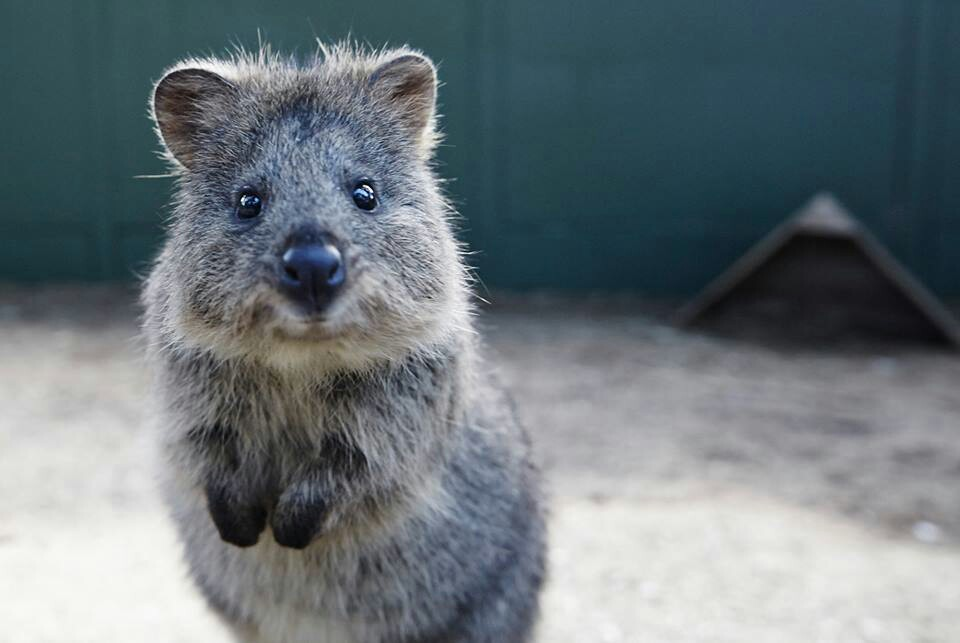
#> input picture pkg/imgaug/quokka.jpg, 960 x 643 px
$ python -i image_process_id.py   (imports and definitions only)
#> lines starting #> are read from the running program, lines starting #| are printed output that depends on the picture
#!/usr/bin/env python
# coding: utf-8


import requests
import numpy as np
import copy
import os
import random
import sys
import glob

from PIL import Image, ImageDraw
from skimage.util import random_noise
from ftplib import FTP
from io import BytesIO
from datetime import datetime

def get_image(url):
    return Image.open(requests.get(url, stream=True).raw)

def get_image_local(imgpath):
    return Image.open(imgpath)

# 裁剪 fix the border cal error 20201020
def cut(image, img_prefix, output_base_dir="./"):
    width, height = image.size
    # i代表裁剪后的相似度，9表示裁剪后的面积是原图的0.9=90%，那么边长应该是0.9^0.5=0.94868，因此border的比例应该是(1-0.9^0.5)/2
    for i in range(1, 10):
        border_ratio = (1-pow(i / 10, 0.5)) / 2
        #box = __box_to_int((width * fraction, height * fraction, width * (1 - fraction), height * (1 - fraction)))
        box = __box_to_int((width * border_ratio, height * border_ratio, width * (1 - border_ratio), height * (1 - border_ratio)))
        new_im = image.crop(box)
        #save file
        __save_file(new_im, "cut", img_prefix, f"{i/10:.1f}", output_base_dir=output_base_dir)

# 仿射变换
def geometrical_transform(image, img_prefix, output_base_dir="./"):

    # 旋转
    for i in range(0, 360, 45):
        new_im = image.rotate(i)
        # new_im.show()
        __save_file(new_im, "rotate", img_prefix, f"{i}deg", output_base_dir=output_base_dir)


    # 左右镜像
    new_im = image.transpose(Image.FLIP_LEFT_RIGHT)
    __save_file(new_im, "flip_left_right", img_prefix, "lr", output_base_dir=output_base_dir)

    # 上下镜像
    new_im = image.transpose(Image.FLIP_TOP_BOTTOM)
    __save_file(new_im, "flip_up_down", img_prefix, "ud", output_base_dir=output_base_dir)

# 加随机噪声，默认高斯
def add_noise(image, img_prefix, output_base_dir="./"):
    im_arr = np.asarray(image)

    # random_noise() method will convert image in [0, 255] to [0, 1.0],
    # inherently it use np.random.normal() to create normal distribution
    # and adds the generated noised back to image

    for i in range(1, 10):
        standard_deviation = i / 10  # 标准差

        # 默认高斯，其它可选mode: 'poisson', 'salt', 'pepper' ……
        noise_img = random_noise(im_arr, mode='gaussian', var=(1-standard_deviation) ** 2)
        noise_img = (255 * noise_img).astype(np.uint8)

        __save_file(Image.fromarray(noise_img), "noise", img_prefix, f"{standard_deviation:.1f}", output_base_dir=output_base_dir)


# 压缩图片
def compress_image(image, img_prefix, output_base_dir="./"):

    for i in range(1, 10):
        __save_file(image, "compress", img_prefix, f"q{i*10}", i * 10, output_base_dir=output_base_dir)


# 缩放图片
def resize(srcImg, img_prefix, output_base_dir="./"):
    w,h=srcImg.size
    # 得到一组不同resize值的图，用图片面积比例来代表相似度
    for i in range(10,100,10):
        j = pow(i / 100.0, 2)
        outImg=srcImg.resize((int(w*j),int(h*j)),Image.LANCZOS)
        __save_file(outImg, "resize", img_prefix, f"{i}pct", output_base_dir=output_base_dir)


# 拼接图片，高度匹配原图，待拼接图片会覆盖原有图片
# [22 lines left out: function join_image_match_height, not called in this run]


# 添加马赛克效果
def add_mosaic(image, img_prefix, output_base_dir="./"):
    """
    添加马赛克效果，通过降低图像分辨率然后放大来实现
    """
    width, height = image.size

    for i in range(1, 10):
        # 马赛克块大小，i越大马赛克越明显
        mosaic_size = i * 2  # 马赛克块大小从2x2到18x18

        # 计算缩小后的尺寸
        small_width = max(1, width // mosaic_size)
        small_height = max(1, height // mosaic_size)

        # 先缩小再放大，产生马赛克效果
        small_img = image.resize((small_width, small_height), Image.NEAREST)
        mosaic_img = small_img.resize((width, height), Image.NEAREST)

        __save_file(mosaic_img, "mosaic", img_prefix, f"size{mosaic_size}", output_base_dir=output_base_dir)


# 添加干扰线
def add_interference_lines(image, img_prefix, output_base_dir="./"):
    """
    在图像上添加随机干扰线条
    """
    width, height = image.size

    for i in range(1, 10):
        # 创建图像副本
        img_with_lines = image.copy()
        draw = ImageDraw.Draw(img_with_lines)

        # 线条数量，i越大线条越多
        num_lines = i * 5  # 从5条到45条线

        for _ in range(num_lines):
            # 随机生成线条的起点和终点
            x1 = random.randint(0, width)
            y1 = random.randint(0, height)
            x2 = random.randint(0, width)
            y2 = random.randint(0, height)

            # 随机颜色（RGB）
            color = (
                random.randint(0, 255),
                random.randint(0, 255),
                random.randint(0, 255)
            )

            # 随机线宽
            line_width = random.randint(1, 3)

            # 绘制线条
            draw.line([(x1, y1), (x2, y2)], fill=color, width=line_width)

        __save_file(img_with_lines, "interference_lines", img_prefix, f"{num_lines}lines", output_base_dir=output_base_dir)


# 添加网格干扰
def add_grid_interference(image, img_prefix, output_base_dir="./"):
    """
    在图像上添加网格干扰
    """
    width, height = image.size

    for i in range(1, 10):
        # 创建图像副本
        img_with_grid = image.copy()
        draw = ImageDraw.Draw(img_with_grid)

        # 网格间距，i越大网格越密
        grid_spacing = max(10, 100 - i * 8)  # 从92像素间距到18像素间距

        # 网格颜色（半透明效果）
        grid_color = (128, 128, 128)  # 灰色
        line_width = 1

        # 绘制垂直线
        for x in range(0, width, grid_spacing):
            draw.line([(x, 0), (x, height)], fill=grid_color, width=line_width)

        # 绘制水平线
        for y in range(0, height, grid_spacing):
            draw.line([(0, y), (width, y)], fill=grid_color, width=line_width)

        __save_file(img_with_grid, "grid", img_prefix, f"spacing{grid_spacing}", output_base_dir=output_base_dir)

# [45 lines left out: functions gen_alltypes_imgs_by_url, gen_alltypes_imgs_by_local_path, not called in this run]

# 全局计数器，用于生成连续编号
_global_counter = 0

def _get_next_number():
    """获取下一个图片编号"""
    global _global_counter
    _global_counter += 1
    return _global_counter

def reset_counter():
    """重置计数器"""
    global _global_counter
    _global_counter = 0

# 保存图片到本地
def __save_file(image, transform_type, img_prefix, param_value, quality=100, output_base_dir="./"):
    """
    保存图片到指定路径
    Args:
        image: 要保存的图片
        transform_type: 变换类型名称
        img_prefix: 图片前缀名
        param_value: 参数值
        quality: 图片质量
        output_base_dir: 输出基础目录路径
    """
    # 创建图片专属文件夹路径：output_base_dir/img_prefix/
    img_dir = os.path.join(output_base_dir, img_prefix)

    # 创建目录（递归创建）
    if not os.path.exists(img_dir):
        os.makedirs(img_dir)

    image_tmp = image.convert('RGB')

    # 获取下一个编号
    img_number = _get_next_number()

    # 新的命名格式：编号_图片名_变化方式_参数.jpg
    filename = f"{img_number}_{img_prefix}_{transform_type}_{param_value}.jpg"
    filepath = os.path.join(img_dir, filename)
    image_tmp.save(filepath, quality=quality)


def __box_to_int(box):
    return tuple(int(i) for i in box)


# ==================== 交互式功能 ====================

# [338 lines left out: functions interactive_path_selection, get_input_path, get_file_path, get_directory_path, browse_files, browse_directories and 4 more, not called in this run]


# 便捷函数：只对单张图片进行变换（不需要第二张图片）
def gen_single_image_transforms(image_path, img_prefix=None, output_base_dir="./transformed_images"):
    """
    对单张图片进行所有变换（除了拼接）
    Args:
        image_path: 图片路径
        img_prefix: 图片前缀名，如果不提供则从文件名自动生成
        output_base_dir: 输出基础目录
    """
    if img_prefix is None:
        # 从文件路径自动生成前缀名
        img_prefix = os.path.splitext(os.path.basename(image_path))[0]

    reset_counter()  # 重置计数器
    original_image = get_image_local(image_path)
#> in get_image_local, returned value is the input picture: PIL image 960x643 RGB; mean R, G, B 107.9, 118.2, 123
    compress_image(original_image, img_prefix, output_base_dir)
    add_noise(original_image, img_prefix, output_base_dir)
#> the loop in add_noise, `for i in range(1, 10):` made 9 passes
#> pass 1, in add_noise, `noise_img = random_noise(im_arr, mode='gaussian', var=(1-standard_devi..`:
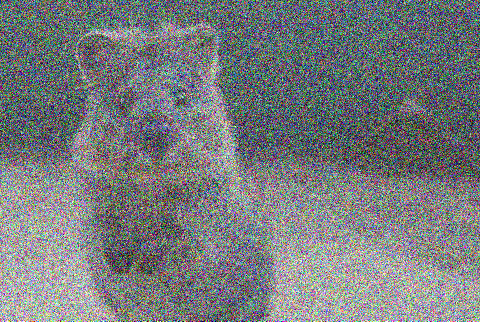
#> noise_img: shape (643, 960, 3) float64 (shown at 1/2 size); mean R, G, B 0.469, 0.484, 0.492
    geometrical_transform(original_image, img_prefix, output_base_dir)
#> after the loop in geometrical_transform, `for i in range(0, 360, 45):`:
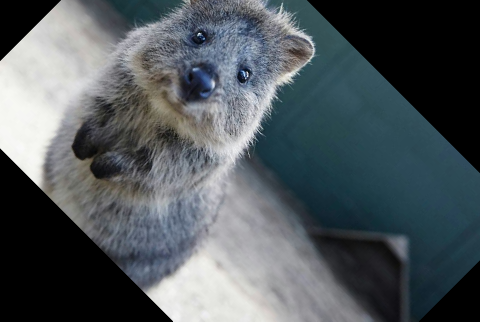
#> new_im: PIL image 960x643 RGB (shown at 1/2 size); mean R, G, B 80.8, 88.4, 92.8
    cut(original_image, img_prefix, output_base_dir)
#> the loop in cut, `for i in range(1, 10):` made 9 passes
#> pass 1, in cut, `new_im = image.crop(box)`:
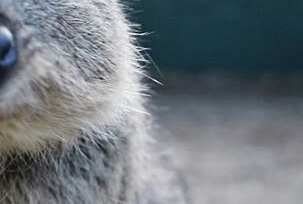
#> new_im: PIL image 303x204 RGB; mean R, G, B 111.6, 119.1, 125.4
#> after the loop in cut, `for i in range(1, 10):`:
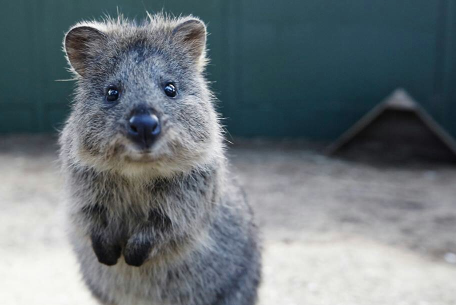
#> new_im: PIL image 911x610 RGB (shown at 1/2 size); mean R, G, B 107.1, 117, 122
    resize(original_image, img_prefix, output_base_dir)
    add_mosaic(original_image, img_prefix, output_base_dir)
#> after the loop in add_mosaic, `for i in range(1, 10):`:
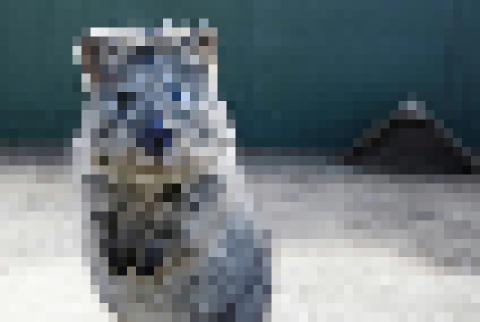
#> mosaic_img: PIL image 960x643 RGB (shown at 1/2 size); mean R, G, B 108.4, 118.7, 123.5
    add_interference_lines(original_image, img_prefix, output_base_dir)
#> after the loop in add_interference_lines, `for i in range(1, 10):`:
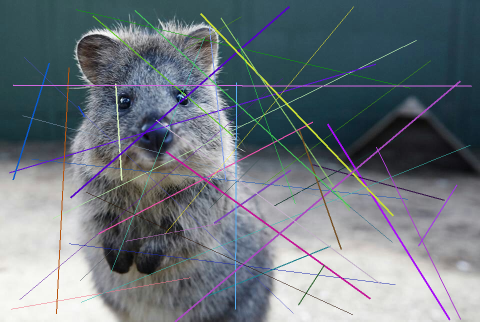
#> img_with_lines: PIL image 960x643 RGB (shown at 1/2 size); mean R, G, B 109.1, 117.6, 124.5
    add_grid_interference(original_image, img_prefix, output_base_dir)
#> after the loop in add_grid_interference, `for i in range(1, 10):`:
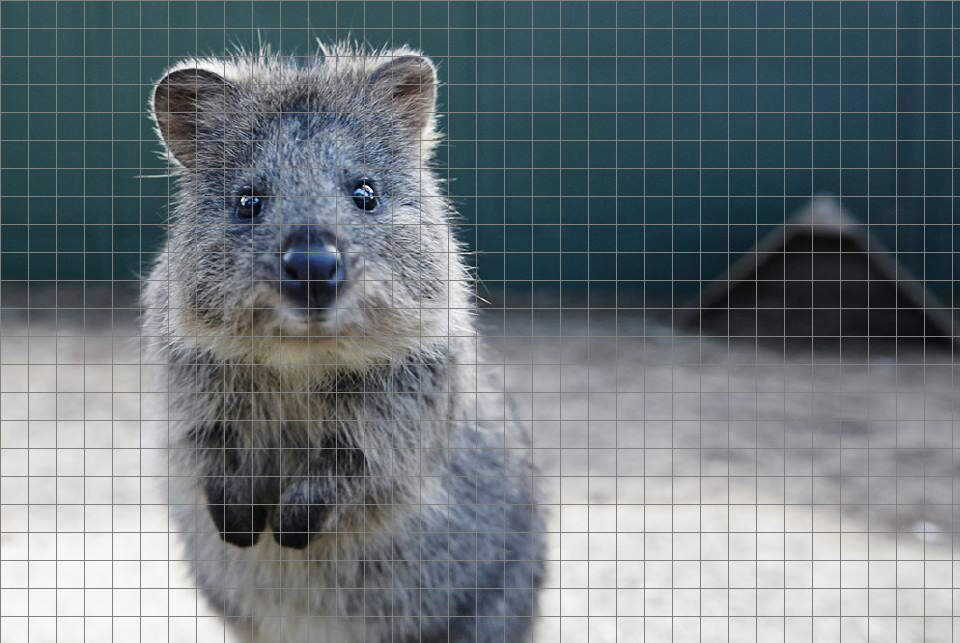
#> img_with_grid: PIL image 960x643 RGB; mean R, G, B 109.4, 119, 123.4

    print(f"✅ 已完成图片 '{img_prefix}' 的所有变换，保存到: {output_base_dir}/{img_prefix}/")
    return output_base_dir


# 批量处理多张图片
# [44 lines left out: function batch_transform_images, not called in this run]

# [4 lines of commented-out code are left out]


# [46 lines not run here, left out]

    # 原始示例（如果文件存在的话）
    # gen_alltypes_imgs_by_local_path("1fa9d61f2b00b0c752cdf017e7f1c65aed54567c.png",\
    #     "J9KeYkEZf4HHD5LRGf799N-1024-80.jpg",\
    #     "1fa9d61f2b00b0c752cdf017e7f1c65aed54567c",\
    #     "J9KeYkEZf4HHD5LRGf799N")

>>> result = gen_single_image_transforms('pkg/imgaug/quokka.jpg')

$ run again, on data/img/000000.png
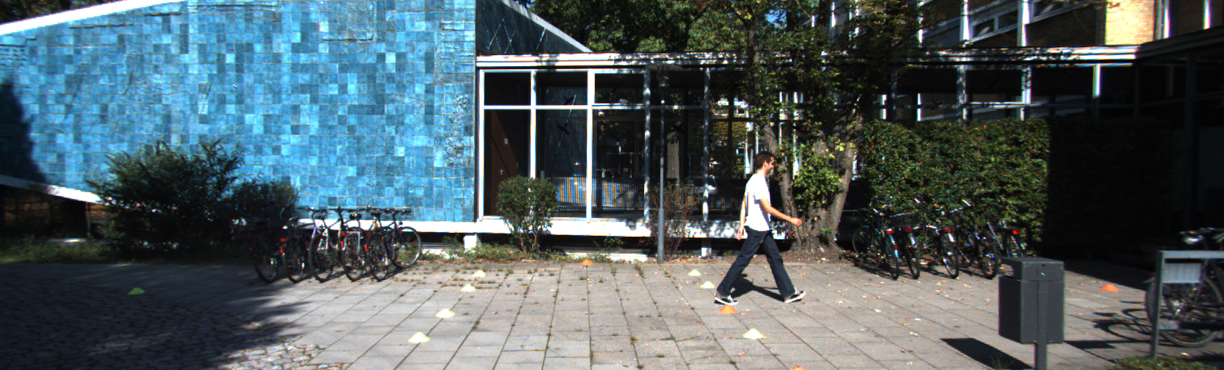
#> input picture data/img/000000.png, 1224 x 370 px
#> in get_image_local, returned value is the input picture: PIL image 1224x370 RGB; mean R, G, B 79.3, 93.8, 98.4
#> after the loop in cut, `for i in range(1, 10):`:
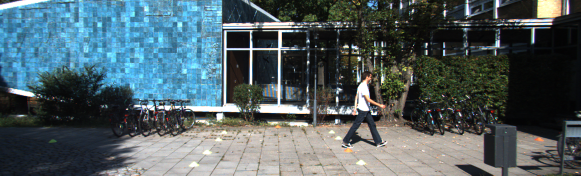
#> new_im: PIL image 1161x351 RGB (shown at 1/2 size); mean R, G, B 80.4, 95.5, 100.2
#> the loop in add_interference_lines, `for i in range(1, 10):` made 9 passes
#> pass 3, in __save_file (call 58), `image_tmp = image.convert('RGB')`:
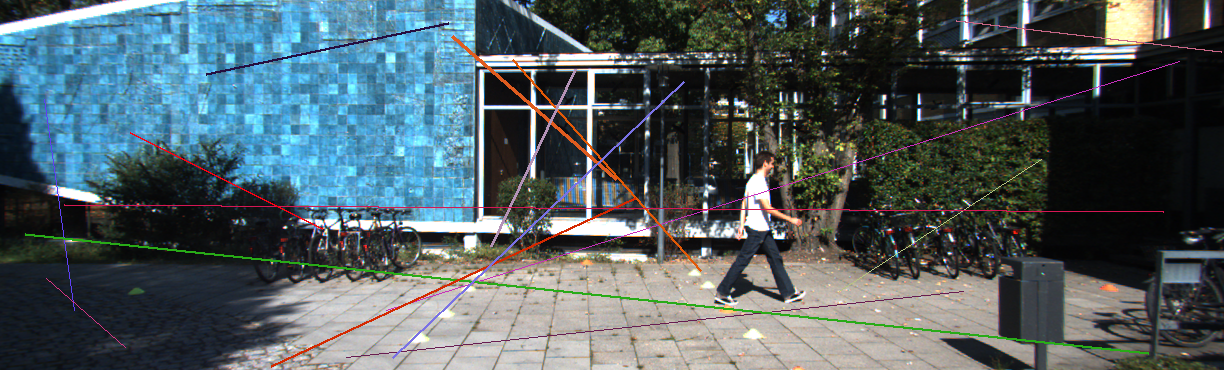
#> image_tmp: PIL image 1224x370 RGB; mean R, G, B 80.3, 93.4, 97.8

$ run again, on data/img/000001.png
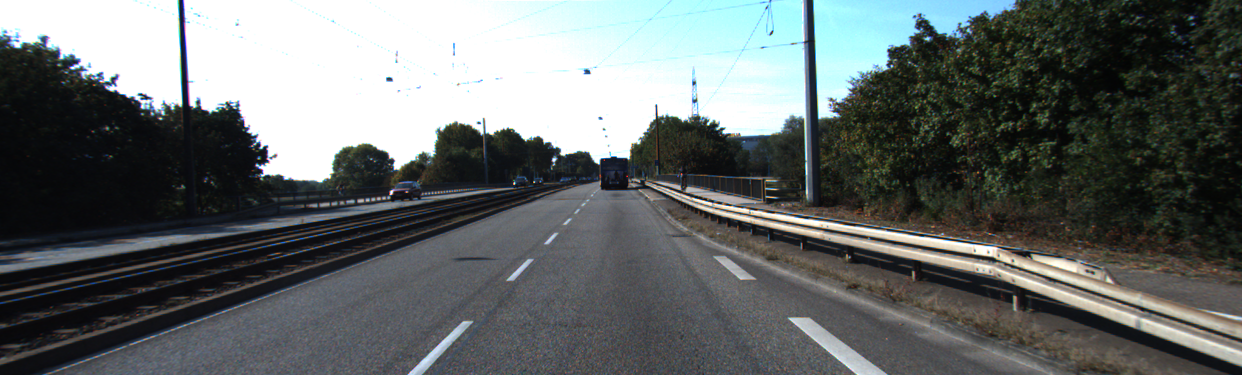
#> input picture data/img/000001.png, 1242 x 375 px
#> in get_image_local, returned value is the input picture: PIL image 1242x375 RGB; mean R, G, B 100.4, 105.6, 104.9
#> after the loop in geometrical_transform, `for i in range(0, 360, 45):`:
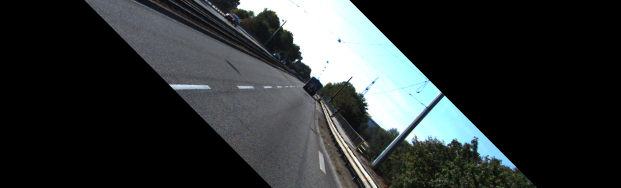
#> new_im: PIL image 1242x375 RGB (shown at 1/2 size); mean R, G, B 47.9, 52.4, 53
#> after the loop in add_interference_lines, `for i in range(1, 10):`:
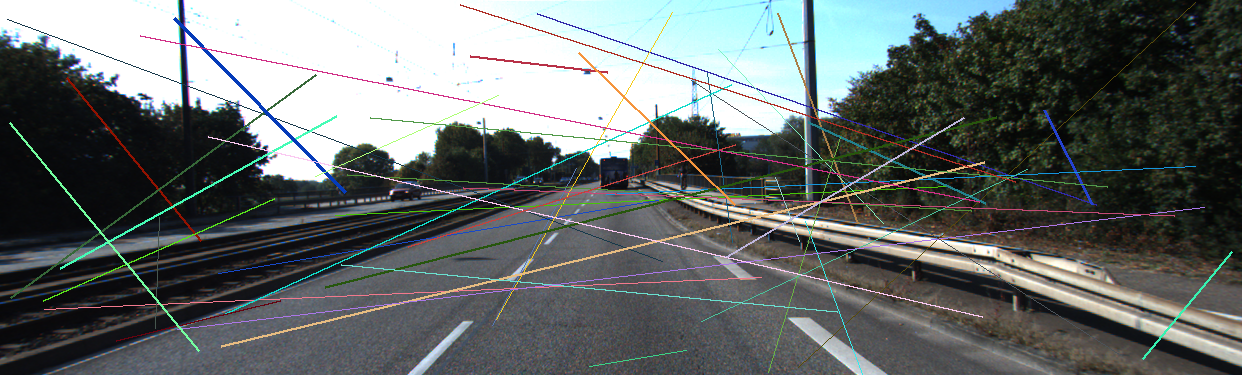
#> img_with_lines: PIL image 1242x375 RGB; mean R, G, B 101.6, 107.2, 106.1
